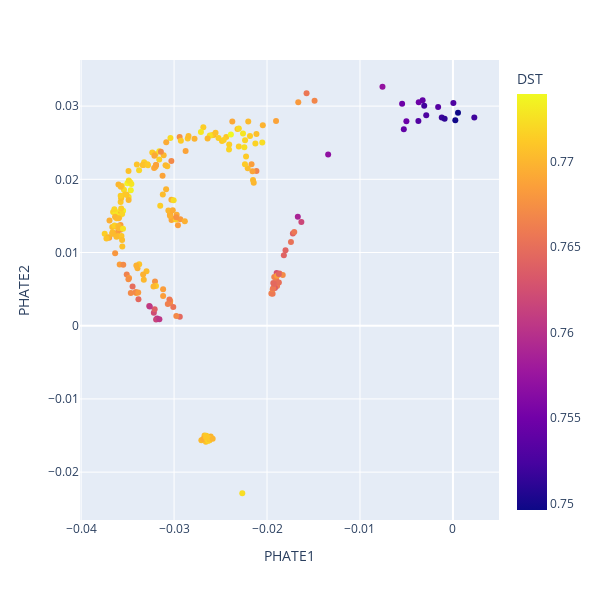

The notebook cell saved with this chart:
### Code cell
import plotly.express as px

fig = px.scatter(df.query("PI_HAT > 0.06"), x="PHATE1", y="PHATE2", 
           color="DST", width=600, height=600, hover_name=df.query("PI_HAT > 0.06").index)

fig

### Figure 1 — Plotly figure (JSON) as saved in the notebook; plotly's stock layout.template omitted (floating-point values rounded to 4 significant figures; data arrays with more than 128 entries replaced by an {"elided": "..."} marker saying what was removed)
{"data": [{"hovertemplate": "<b>%{hovertext}</b><br><br>PHATE1=%{x}<br>PHATE2=%{y}<br>DST=%{marker.color}<extra></extra>", "hovertext": {"elided": "248 str values"}, "legendgroup": "", "marker": {"color": {"elided": "248 float values"}, "coloraxis": "coloraxis", "symbol": "circle"}, "mode": "markers", "name": "", "orientation": "v", "showlegend": false, "type": "scatter", "x": {"elided": "248 float values"}, "xaxis": "x", "y": {"elided": "248 float values"}, "yaxis": "y"}], "layout": {"coloraxis": {"colorbar": {"title": {"text": "DST"}}, "colorscale": [[0, "#0d0887"], [0.1111, "#46039f"], [0.2222, "#7201a8"], [0.3333, "#9c179e"], [0.4444, "#bd3786"], [0.5556, "#d8576b"], [0.6667, "#ed7953"], [0.7778, "#fb9f3a"], [0.8889, "#fdca26"], [1, "#f0f921"]]}, "height": 600, "legend": {"tracegroupgap": 0}, "margin": {"t": 60}, "width": 600, "xaxis": {"anchor": "y", "autorange": true, "domain": [0, 1], "range": [-0.04012, 0.004953], "title": {"text": "PHATE1"}, "type": "linear"}, "yaxis": {"anchor": "x", "autorange": true, "domain": [0, 1], "range": [-0.02654, 0.0363], "title": {"text": "PHATE2"}, "type": "linear"}}}
